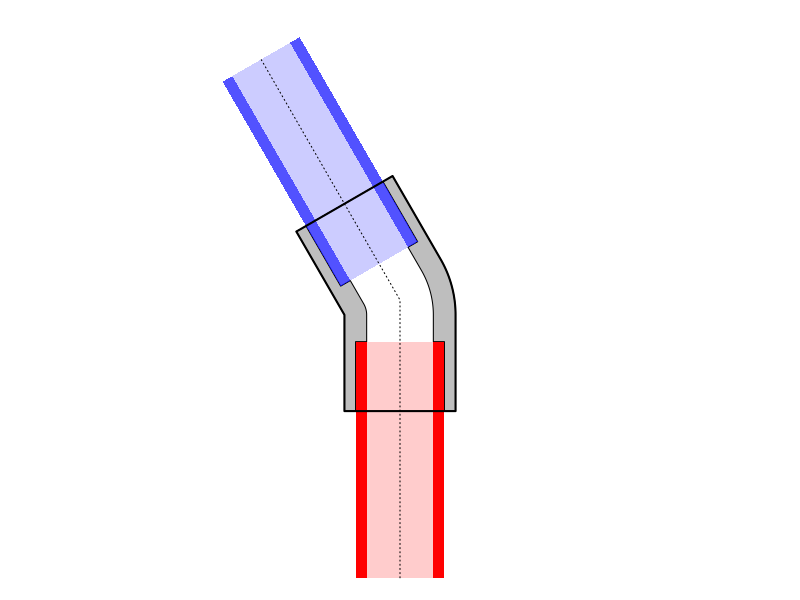

Recreate this plot in R.
## ---- chunk 1
M = 2+1/4
H = 1+29/32
J = 19/32

## ---- chunk 2
par(mar=c(0,0,0,0),pty="s")

# xp1 = c(0,0.3,0.3,0)
# yp1 = c(0,0,0.1,0.1)

thet = pi/6
j = 0.15
r1 = 0.2
r2 = 0.16
r3 = 0.12
h = 0.4

elbow = function(r,H,th=pi/4){
    x0 = -r
    y0 = -r*tan(th/2)
    ths = seq(0,th,length.out=600)
    xarc = x0+2*r*cos(ths)
    yarc = y0+2*r*sin(ths)
    xbot = c(-r,r)
    ybot = c(-H,-H)
    phi = th+pi/2
    xtop = c(H*cos(phi)+r*cos(th),H*cos(phi)-r*cos(th))
    ytop = c(H*sin(phi)+r*sin(th),H*sin(phi)-r*sin(th))
    xs = c(x0,xbot,xarc,xtop)
    ys = c(y0,ybot,yarc,ytop)
    return(list(xs,ys))
}
elbowin = function(r,r2,r3,J,H,th=pi/4){
    x0 = -r
    y0 = -r*tan(th/2)
    ths = seq(0,th,length.out=100)
    phi = th+pi/2
    xs = c(-r3,-r2,-r2,r2,r2,r3,x0+(r+r3)*cos(ths),J*cos(phi)+r3*cos(th),J*cos(phi)+r2*cos(th),H*cos(phi)+r2*cos(th),H*cos(phi)-r2*cos(th),J*cos(phi)-r2*cos(th),J*cos(phi)-r3*cos(th),x0+(r-r3)*cos(rev(ths)))
    ys = c(-J,-J,-H,-H,-J,-J,y0+(r+r3)*sin(ths),J*sin(phi)+r3*sin(th),J*sin(phi)+r2*sin(th),H*sin(phi)+r2*sin(th),H*sin(phi)-r2*sin(th),J*sin(phi)-r2*sin(th),J*sin(phi)-r3*sin(th),y0+(r-r3)*sin(rev(ths)))
    return(list(xs,ys))
}


plot(0,0,"n",xlim=c(-1,1),ylim=c(-1,1),axes=F,ann=F)

e1 = elbow(r1,h,thet)
polygon(e1[[1]],e1[[2]],col="grey")
ei1 = elbowin(r1,r2,r3,j,h,thet)
polygon(ei1[[1]],ei1[[2]],col = "white")

phi = thet+pi/2
polygon(c(-r2,r2,r2,-r2),c(-1,-1,-j,-j),col=rgb(1,0,0,0.2),border = NA)
polygon(c(r3,r2,r2,r3),c(-1,-1,-j,-j),col=rgb(1,0,0,1),border = NA)
polygon(c(-r3,-r2,-r2,-r3),c(-1,-1,-j,-j),col=rgb(1,0,0,1),border = NA)

polygon(c(j*cos(phi)+r2*cos(thet),1*cos(phi)+r2*cos(thet),1*cos(phi)-r2*cos(thet),j*cos(phi)-r2*cos(thet)),c(j*sin(phi)+r2*sin(thet),1*sin(phi)+r2*sin(thet),1*sin(phi)-r2*sin(thet),j*sin(phi)-r2*sin(thet)),col=rgb(0,0,1,0.2),border = NA)

polygon(c(j*cos(phi)+r2*cos(thet),j*cos(phi)+r3*cos(thet),1*cos(phi)+r3*cos(thet),1*cos(phi)+r2*cos(thet)),c(j*sin(phi)+r2*sin(thet),j*sin(phi)+r3*sin(thet),1*sin(phi)+r3*sin(thet),1*sin(phi)+r2*sin(thet)),col=rgb(0,0,1,0.6),border = NA)

polygon(c(j*cos(phi)-r2*cos(thet),j*cos(phi)-r3*cos(thet),1*cos(phi)-r3*cos(thet),1*cos(phi)-r2*cos(thet)),c(j*sin(phi)-r2*sin(thet),j*sin(phi)-r3*sin(thet),1*sin(phi)-r3*sin(thet),1*sin(phi)-r2*sin(thet)),col=rgb(0,0,1,0.6),border = NA)


xmid = c(0,0,cos(thet+pi/2))
ymid = c(-1,0,sin(thet+pi/2))
lines(xmid,ymid,lty=3)


polygon(e1[[1]],e1[[2]],border="black",lwd=2)
